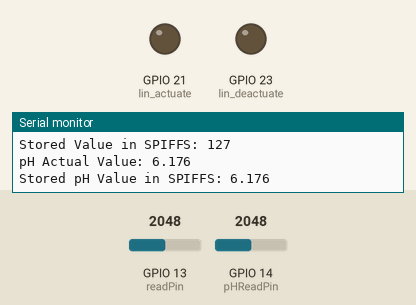
A program run on a simulated ESP32. Parts: output pins drawn as LEDs (lit = HIGH), the last lines printed to the serial monitor. Inputs (shaded band) come from the test bench; at power-on: GPIO 13 (readPin) = 2048, GPIO 14 (pHReadPin) = 2048. Storage starts empty; nothing arrives over Bluetooth unless stated; a phone connects over Bluetooth LE 3 s after start.

Above: at 1.8 s.
At 4.5 s:
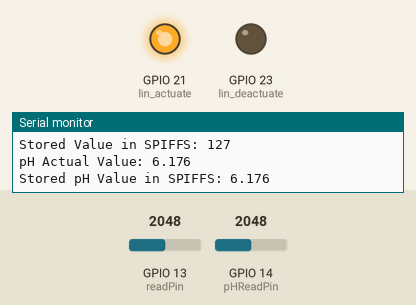
Timing chart, 0 to 8.5 s (numbered marks = the images above):
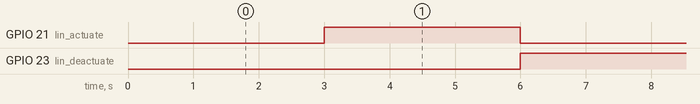

The program:

main.cpp
```cpp
#include <Arduino.h>
#include <SPIFFS.h>
#include <BLEDevice.h>
#include <BLEServer.h>
#include <BLEUtils.h>
#include <BLE2902.h>

// Pin and hardware constants
const int readPin = 13;  // Analog pin to read
const int pHReadPin = 14;
const float ADC_RESOLUTION = 4095.0; // 12-bit ADC resolution
const float VOLTAGE_REF = 3.3;       // Reference voltage of ESP32 (3.3V)
const float atlas_coeff = -5.6548;
const float atlas_const = 15.509;
const int lin_actuate = 21;          // Linear actuator control pin 1
const int lin_deactuate = 23;        // Linear actuator control pin 2
const int duration = 3000;           // Actuation duration (milliseconds)

// BLE Service and Characteristic UUIDs
#define SERVICE_UUID        "12345678-1234-1234-1234-1234567890ab"
#define CHARACTERISTIC_UUID "87654321-4321-4321-4321-0987654321ba"
#define SERVICE_UUID_PH "12345678-5678-5678-5678-1234567890cd"
#define CHARACTERISTIC_UUID_PH "87654321-8765-8765-8765-0987654321dc"

// BLE setup
BLECharacteristic *pCharacteristic;
bool deviceConnected = false;
String fileData = "";  // Stores SPIFFS file data for BLE transmission

BLECharacteristic *pCharacteristic_pH;
String pH_fileData = "";


// Timing variables for actuator control
unsigned long lastActuationTime = 0;
bool actuatorState = false; // Track the state of the actuator

// Timing variables for data logging
unsigned long lastLogTime = 0;
const unsigned long logInterval = 1000; // 1-second interval for SPIFFS logging

void setup() {
    Serial.begin(9600);
    delay(500); // Allow Serial time to initialize

    // Initialize SPIFFS
    if (!SPIFFS.begin(true)) {
        Serial.println("Failed to initialize SPIFFS");
        return;
    }
    Serial.println("SPIFFS initialized successfully");

    // Check if the file exists and print its contents, then delete it
    if (SPIFFS.exists("/analog_data.txt")) {
        Serial.println("File exists. Preparing data for BLE transmission:");

        // Open the file and read its contents into a string
        File file = SPIFFS.open("/analog_data.txt", FILE_READ);
        if (file) {
            while (file.available()) {
                String line = file.readStringUntil('\n');
                fileData += line + "\n";  // Append each line to fileData
                Serial.println(line);  // Print each line to Serial
            }
            file.close();
            Serial.println("End of file contents.");

            // Remove the file after reading
            SPIFFS.remove("/analog_data.txt");
            Serial.println("Previous data file deleted");
        } else {
            Serial.println("Failed to open file for reading.");
        }
    } else {
        fileData = "No data available in SPIFFS.";
    }

    if(SPIFFS.exists("/pH_data.txt")){
        Serial.println("pH file exists. Preparing data for BLE transmission:");

        File pH_file = SPIFFS.open("/pH_data.txt", FILE_READ);
        if(pH_file) {
            while(pH_file.available()){
                String pH_line = pH_file.readStringUntil('\n');
                pH_fileData = pH_line + "\n";
                Serial.println(pH_line);
            }
            pH_file.close();
            Serial.println("End of pH file contents.");

            SPIFFS.remove("/pH_data.txt");
            Serial.println("Previous pH file deleted");
        } else {
            Serial.println("Failed to open pH file for reading");
        }
    } else {
        pH_fileData = "No data available in SPIFFS.";
    }

    // Initialize BLE
    BLEDevice::init("ESP32_SPIFFS_BLE_Server");
    BLEServer *pServer = BLEDevice::createServer();

    // BLE Service and Characteristic
    BLEService *pService = pServer->createService(SERVICE_UUID);
    Serial.println("Service created");
    pCharacteristic = pService->createCharacteristic(
                        CHARACTERISTIC_UUID,
                        BLECharacteristic::PROPERTY_READ | BLECharacteristic::PROPERTY_NOTIFY
                      );
    Serial.println("Characteristic created");
    pCharacteristic->addDescriptor(new BLE2902());
    Serial.println("Characteristic descriptor added");
    pCharacteristic->setValue(fileData.c_str());
    pService->start();
    Serial.println("Service started");

    BLEService *pService_pH = pServer->createService(SERVICE_UUID_PH);
    Serial.println("pH Service created");
    pCharacteristic_pH = pService_pH->createCharacteristic(
                            CHARACTERISTIC_UUID_PH,
                            BLECharacteristic::PROPERTY_READ | BLECharacteristic::PROPERTY_NOTIFY
                         );
    Serial.println("pH Characteristic created");
    pCharacteristic_pH->addDescriptor(new BLE2902());
    Serial.println("pH Characteristic descriptor added");
    pCharacteristic_pH->setValue(pH_fileData.c_str());
    pService_pH->start();
    Serial.println("pH Service created");

    // Start advertising
    BLEAdvertising *pAdvertising = BLEDevice::getAdvertising();
    pAdvertising->addServiceUUID(SERVICE_UUID);
    pAdvertising->addServiceUUID(SERVICE_UUID_PH);
    pAdvertising->setScanResponse(true);
    pAdvertising->setMinPreferred(0x06);  // For compatibility
    pAdvertising->setMinPreferred(0x12);
    BLEDevice::startAdvertising();
    Serial.println("BLE server is ready and advertising...");

    // Configure linear actuator pins
    pinMode(lin_actuate, OUTPUT);
    pinMode(lin_deactuate, OUTPUT);

    // Initialize actuator to a safe state
    digitalWrite(lin_actuate, LOW);
    digitalWrite(lin_deactuate, LOW);
}

void loop() {
    unsigned long currentTime = millis();

    // **Actuator Control Task**
    // This block toggles the linear actuator state every "duration" milliseconds
    if (currentTime - lastActuationTime >= duration) {
        lastActuationTime = currentTime;

        if (actuatorState) {
            // De-actuate
            digitalWrite(lin_actuate, LOW);
            digitalWrite(lin_deactuate, HIGH);
            Serial.println("Linear actuator de-actuated");
        } else {
            // Actuate
            digitalWrite(lin_actuate, HIGH);
            digitalWrite(lin_deactuate, LOW);
            Serial.println("Linear actuator actuated");
        }

        // Toggle actuator state
        actuatorState = !actuatorState;
    }

    // **Data Logging Task**
    // This block logs analog and pH data every "logInterval" milliseconds
    if (currentTime - lastLogTime >= logInterval) {
        lastLogTime = currentTime;

        // Read and log analog data
        int analogValue = analogRead(readPin);
        Serial.print("\nAnalog Value: ");
        Serial.println(analogValue);

        byte valueToStore = (byte)((analogValue / ADC_RESOLUTION) * 255.0);
        File file = SPIFFS.open("/analog_data.txt", FILE_APPEND);
        if (file) {
            file.println(valueToStore);
            file.close();
            Serial.print("Stored Value in SPIFFS: ");
            Serial.println(valueToStore);
        } else {
            Serial.println("Failed to open file for writing");
        }

        // Read and log pH data
        int pHValueRaw = analogRead(pHReadPin);
        float pHVoltage = (pHValueRaw / ADC_RESOLUTION) * VOLTAGE_REF;
        float pHActual = (atlas_coeff * pHVoltage) + atlas_const;
        Serial.print("pH Actual Value: ");
        Serial.println(pHActual, 3);
        String pHString = String(pHActual, 3);

        File filePH = SPIFFS.open("/pH_data.txt", FILE_APPEND);
        if (filePH) {
            filePH.println(String(pHActual, 3));  // Store the float as a string with 3 decimal places
            filePH.close();
            Serial.print("Stored pH Value in SPIFFS: ");
            Serial.println(String(pHActual, 3));
        } else {
            Serial.println("Failed to open file for writing pH data");
        }

        // pCharacteristic_pH->setValue(pHString.c_str());
        // pCharacteristic_pH->notify();
        // Serial.print("Notified pH Value: ");
        // Serial.println(pHString);
    }
}
```

Measured:
- by itself, GPIO 21 (lin_actuate), GPIO 23 (lin_deactuate): alternates HIGH for 3.0 s and LOW for 3.0 s
